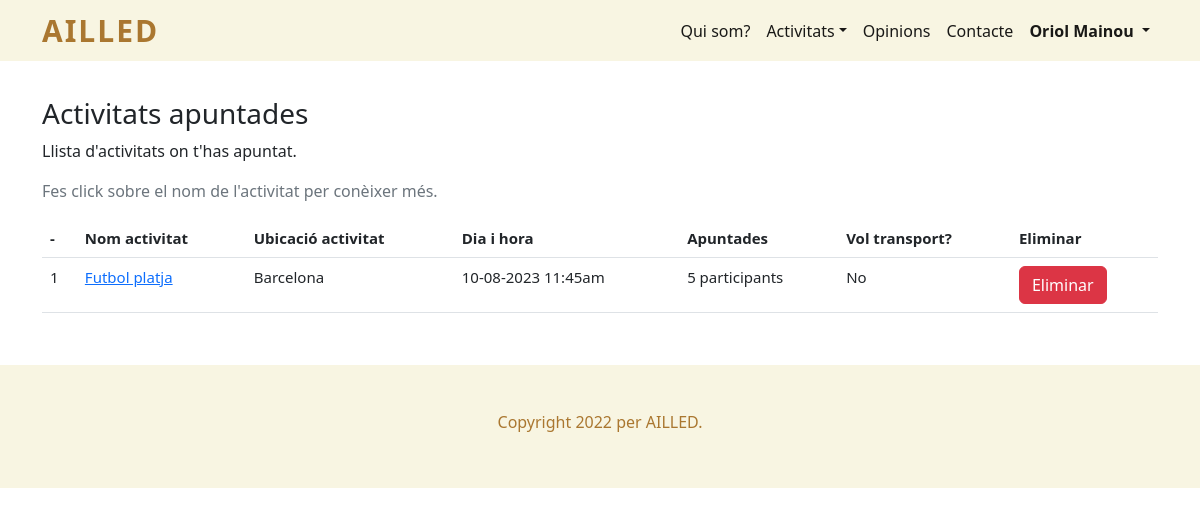
The page /activitats_apuntades.php (signed in) on the database as committed earlier.
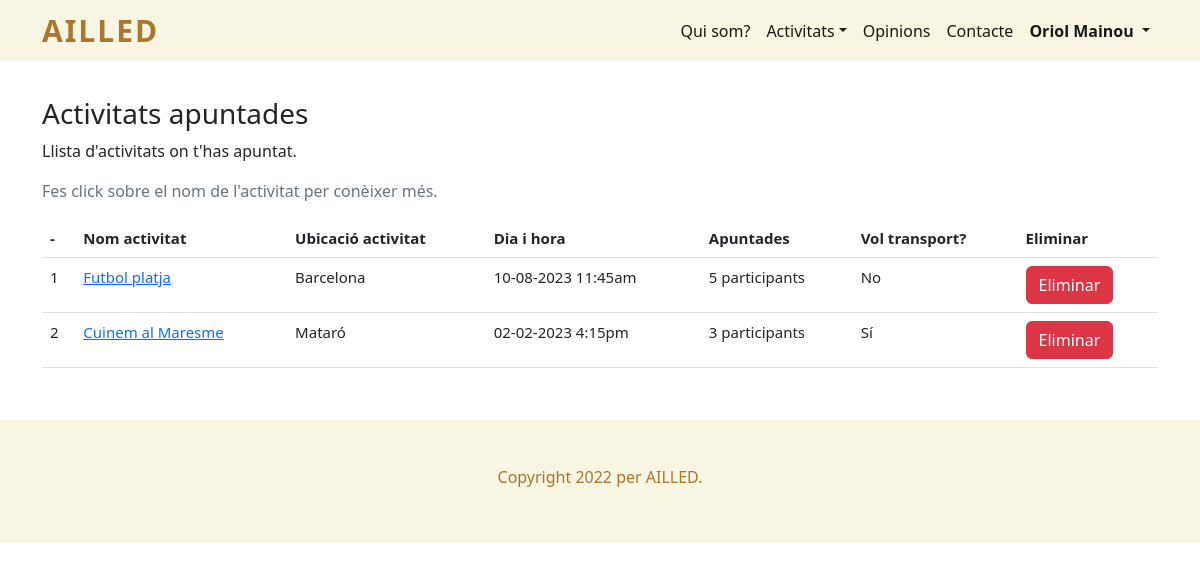
The same page on the database as committed later.
### tables this page shows
CREATE TABLE `usuari` (
  `id` int(11) NOT NULL,
  `nom` varchar(50) NOT NULL,
  `telefon` int(11) NOT NULL,
  `email` varchar(50) NOT NULL,
  `contrasenya` text NOT NULL,
  `imatge` varchar(50) NOT NULL,
  `es_admin` int(11) NOT NULL
);

CREATE TABLE `participants_apuntats` (
  `id` int(11) NOT NULL,
  `id_usuari` int(11) NOT NULL,
  `id_activitat` int(11) NOT NULL,
  `numero_participants` int(11) NOT NULL,
  `ha_pagat` int(11) NOT NULL,
  `assistir` int(11) NOT NULL
);

CREATE TABLE `activitat` (
  `id` int(11) NOT NULL,
  `nom` varchar(50) NOT NULL,
  `id_usuari` int(11) NOT NULL,
  `ubicacio` varchar(50) NOT NULL,
  `descripcio` varchar(300) NOT NULL,
  `participants` int(11) NOT NULL,
  `participants_disponibles` int(11) NOT NULL,
  `dia` date NOT NULL,
  `hora` time NOT NULL,
  `preu` int(11) NOT NULL,
  `imatge` varchar(50) NOT NULL,
  `transport` int(11) NOT NULL,
  `lloc_sortida_transport` varchar(50) NOT NULL,
  `id_vehicle_transport` int(11) NOT NULL,
  `voluntaris` int(11) NOT NULL,
  `voluntaris_disponibles` int(11) NOT NULL,
  `esta_acceptada` int(11) NOT NULL
);

### activitats_apuntades.php (the view, shortened to what the changed rows need)
<!doctype html>
<html lang="es">
<head>
  <?php
    include "codi_repetit/head.php";
  ?>
</head>
<body>
  <header>
    <?php
      include "codi_repetit/menu_navegacio.php";
      menu_navegacio();
    ?>
  </header>
  <main>
    <section id="activitats_apuntades">
      <div class="container">
        <?php
        if (isset($_SESSION["id_usuari_sessio"])) {
          ?>
          <div class="table-responsive">
            <table class="table" style="font-size: 15px">
              <thead>
                <tr>
                  <th scope="col">-</th>
                  <th scope="col">Nom activitat</th>
                  <th scope="col">Ubicació activitat</th>
                  <th scope="col">Dia i hora</th>
                  <th scope="col">Apuntades</th>
                  <th scope="col">Vol transport?</th>
                  <th scope="col">Eliminar</th>
                </tr>
              </thead>
              <tbody>
                <?php
                $sql = "SELECT * FROM participants_apuntats WHERE id_usuari = " . $_SESSION['id_usuari_sessio'];
                $result = $connexio->query($sql);
                if ($result->num_rows > 0) {
                  $contador = 1;
                  while ($row = $result->fetch_assoc()) {
                    $dia_ara = date("Y-m-d");
                    $sql_activitat = "SELECT * FROM activitat WHERE dia >= '$dia_ara' AND id = " . $row['id_activitat'];
                    $resultat_activitat = $connexio->query($sql_activitat);
                    echo "<tr>";
                      if ($resultat_activitat->num_rows > 0) {
                        echo "<td>" . ($contador++) . "</td>";
                        echo "<td>";
                          while ($row_activitat = $resultat_activitat->fetch_assoc()) {
                            echo "<a href='detall_activitat.php?id=" . $row_activitat["id"] . "'>" . $row_activitat["nom"] . "</a>";
                          }
                        echo "</td>";
                        echo "<td>";
                          $resultat_ubi = $connexio->query($sql_activitat);
                          while ($row_ubi = $resultat_ubi->fetch_assoc()) {
                            echo $row_ubi["ubicacio"];
                          }
                        echo "</td>";
                        echo "<td>";
                          $resultat_data = $connexio->query($sql_activitat);
                          while ($row_data = $resultat_data->fetch_assoc()) {
                            $data_convertida = date("d-m-Y", strtotime($row_data["dia"]));
                            $hora_convertida = date("g:ia", strtotime($row_data["hora"]));
                            echo $data_convertida . " " . $hora_convertida;
                          }
                        echo "</td>";
                        echo "<td>";
                          echo $row['numero_participants'] . " participants";
                        echo "</td>";
                        echo "<td>";
                          $sql_transport = "SELECT * FROM transport WHERE id_activitat = " . $row['id_activitat'];
                          $resultat_transport = $connexio->query($sql_transport);
                          if ($resultat_transport->num_rows > 0) {
                            echo "Sí";
                          } else {
                            echo "No";
                          }
                        echo "</td>";
                        echo "<td>";
                          echo "<form method='post' action='activitats_apuntades.php'>";
                            echo "<input type='submit' class='btn btn-danger' value='Eliminar' name='eliminar_activitat_apuntada'>";
                          echo "</form>";
                        echo "</td>";
                      }
                    echo "</tr>";
                  }
                }
                ?>
              </tbody>
            </table>
          </div>
          <?php
        } else {
          no_ha_iniciat_sessio();
        }
        ?>
      </div>
    </section>
  </main>
</body>
</html>

### codi_repetit/menu_navegacio.php (shortened to what the changed rows need)
<?php
  function menu_navegacio() {
    ?>
    <nav class="navbar navbar-expand-lg">
      <div class="container">
        <div class="collapse navbar-collapse" id="nav_menu_navegacio">
          <ul class="navbar-nav ms-md-auto" id="menu_principal">
            <?php
            if (!isset($_SESSION['id_usuari_sessio'])) {
              ?>
              <li class="nav-item">
                <a class="nav-link active" href="iniciar_sessio_usuari.php">Iniciar sessió</a>
              </li>
              <li class="nav-item">
                <a class="nav-link active" href="registrar_usuari.php">Registrar-me</a>
              </li>
              <?php
            } else {
              ?>
              <li class="nav-item dropdown">
                <a style="font-weight: bold;" class="nav-link active dropdown-toggle" id="navbarDropdown" role="button" data-bs-toggle="dropdown" aria-expanded="false">
                  <?php
                  $connexio = new mysqli("localhost", "root", "", "bbdd_ailled");
                  $connexio->set_charset("utf8");
                  $sql = "SELECT * FROM usuari WHERE id = " . $_SESSION['id_usuari_sessio'] ;
                  $result = $connexio->query($sql);
                  if ($result->num_rows > 0) {
                    while ($row = $result->fetch_assoc()) {
                      echo $row["nom"];
                    }
                  }
                  ?>
                </a>
              </li>
              <?php
            }
            ?>
          </ul>
        </div>
      </div>
    </nav>
    <?php
  }
?>

Rows that differ between the two databases and show on the page:
added participants_apuntats: numero_participants "3", shows "Sí"
now on this page (row edited): activitat: nom "Cuinem al Maresme", ubicacio "Mataró", dia "02-02-2023", hora "4:15pm"
